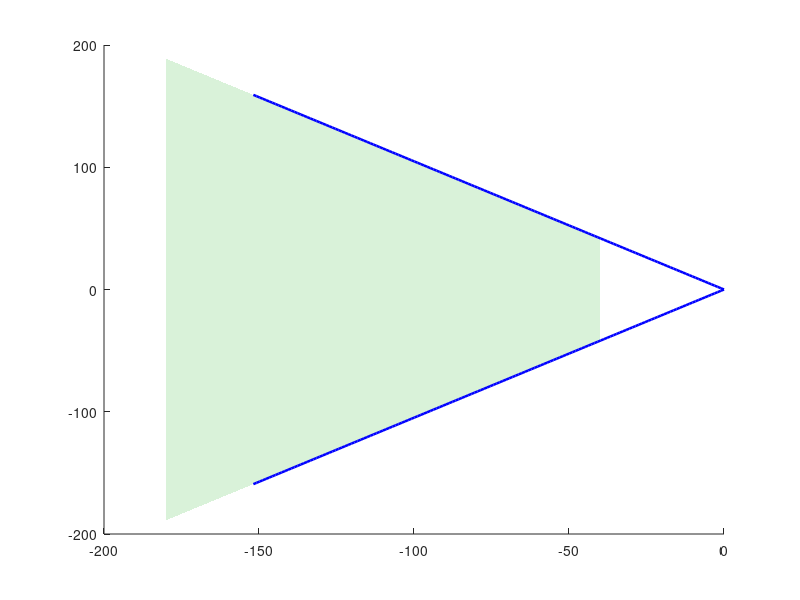

Recreate this plot in MATLAB. (Note: this script raises an error after producing the figure.)
%% Trabajo de Laboratorio Integrador - Sistemas de Control
% TP de Laboratorio 2: Segunda Parte - Control Proporcional-Integral (PI)
% Script autocontenido de cálculo analítico y diseño por Lugar de las Raíces
clear; clc; close all;

%% Rutas
script_dir = fileparts(mfilename('fullpath'));
if isempty(script_dir)
    script_dir = pwd;
end
fig_dir = fullfile(script_dir, 'figuras');
if ~exist(fig_dir, 'dir')
    mkdir(fig_dir);
end

%% =========================================================================
%% 1. MODELO DE LA PLANTA (Sin ganancia kp)
%% =========================================================================
R1 = 100e3;          % 100 kOhm
C1 = 0.1e-6;         % 0.1 uF
tau1 = R1 * C1;      % 0.01 s -> polo en -100 rad/s

R2 = 47e3;           % 47 kOhm
C2 = 0.1e-6;         % 0.1 uF
tau2 = R2 * C2;      % 0.0047 s -> polo en -212.77 rad/s

s = tf('s');
G = 1 / ((tau1 * s + 1) * (tau2 * s + 1));

disp('=== FUNCIÓN DE TRANSFERENCIA DE LA PLANTA G(s) ===');
G

%% =========================================================================
%% 2. PUNTO 1: CONDICIONES DE ESTABILIDAD (ROUTH-HURWITZ)
%% =========================================================================
% Ecuación característica de lazo cerrado:
% s*(tau1*s+1)*(tau2*s+1) + (kp*s + ki) = 0
% a3*s^3 + a2*s^2 + a1*s + a0 = 0
% a3 = tau1*tau2 = 4.7e-5
% a2 = tau1 + tau2 = 0.0147
% a1 = 1 + kp
% a0 = ki
%
% Criterio de Routh:
% s^3 | a3                 a1
% s^2 | a2                 a0
% s^1 | (a2*a1 - a3*a0)/a2 0
% s^0 | a0
%
% Condiciones:
% 1) a0 > 0                   => ki > 0
% 2) (a2*a1 - a3*a0)/a2 > 0   => ki < (a2/a3)*(1 + kp)
slope_routh = (tau1 + tau2) / (tau1 * tau2);

fprintf('\n=== PUNTO 1: CONDICIONES DE ESTABILIDAD (ROUTH) ===\n');
fprintf('Condición 1: ki > 0\n');
fprintf('Condición 2: ki < %.2f * (1 + kp)\n', slope_routh);
fprintf('Para kp > 0, cualquier ki en ese rango asegura estabilidad en lazo cerrado.\n');

%% =========================================================================
%% 3. PUNTO 2: DISEÑO DEL PI CON EL LUGAR DE LAS RAÍCES
%% =========================================================================

%% 2.a: Especificaciones en el plano s
PO_max = 5;
xi_min = -log(PO_max / 100) / sqrt(pi^2 + (log(PO_max / 100))^2);
Ts_max = 0.10;
sigma_min = 4 / Ts_max; % 40 rad/s
theta_rad = acos(xi_min);

fprintf('\n=== PUNTO 2.a: REQUISITOS EN EL PLANO s ===\n');
fprintf('xi minimo para PO <= 5%%:          %.4f (~0.69)\n', xi_min);
fprintf('sigma minimo (xi*wn) para Ts<=0.1s: %.2f rad/s\n', sigma_min);

% Grafico de la region de polos dominantes en el plano s
fig2a = figure('Name', 'Punto 2.a: Region admisible en el plano s', 'Position', [100, 100, 700, 480], 'Visible', 'off');
hold on;
sig_grid = linspace(-180, -sigma_min, 300);
w_top = -sig_grid * tan(theta_rad);
w_bot =  sig_grid * tan(theta_rad);
fill([sig_grid, fliplr(sig_grid)], [w_bot, fliplr(w_top)], [0.85 0.95 0.85], ...
    'EdgeColor', 'none', 'DisplayName', 'Región admisible');

r_line = linspace(0, 220, 150);
plot(-r_line*cos(theta_rad),  r_line*sin(theta_rad), 'b-', 'LineWidth', 1.8, ...
    'DisplayName', sprintf('Límite PO \\leq 5%%%% (\\xi = %.2f, \\theta = %.1f^\\circ)', xi_min, rad2deg(theta_rad)));
plot(-r_line*cos(theta_rad), -r_line*sin(theta_rad), 'b-', 'LineWidth', 1.8, 'HandleVisibility', 'off');
xline(-sigma_min, 'r--', 'LineWidth', 1.8, ...
    'DisplayName', sprintf('Límite T_s \\leq 0.10 s (\\xi\\omega_n \\geq %d rad/s)', sigma_min));
yline(0, 'k-', 'LineWidth', 0.8, 'HandleVisibility', 'off');
xline(0, 'k-', 'LineWidth', 0.8, 'HandleVisibility', 'off');
grid on;
xlim([-180, 40]);
ylim([-150, 150]);
title('Región de polos dominantes en el plano s (Punto 2.a)');
xlabel('Eje Real \sigma (1/s)');
ylabel('Eje Imaginario j\omega (rad/s)');
legend('Location', 'southwest');

text(-sigma_min - 3, 110, '\xi\omega_n = 40', 'Color', 'r', 'FontWeight', 'bold', 'HorizontalAlignment', 'right');
text(-120, 125, 'Cono \xi \geq 0.69', 'Color', 'b', 'FontWeight', 'bold');
text(-120, 20, {'Región', 'admisible'}, 'Color', [0 0.5 0], 'FontWeight', 'bold', 'HorizontalAlignment', 'center');

saveas(fig2a, fullfile(fig_dir, 'pi_punto2a_region_s.png'));
close(fig2a);

%% 2.b: Centro de las asintotas sigma_a en funcion de z
% Polos de L(s) = Gc(s)*G(s): 0, -100, -212.766 rad/s (n = 3)
% Ceros de L(s): -z (m = 1)
% Exceso de polos sobre ceros: n - m = 3 - 1 = 2
% Angulos de las asintotas:
%   phi_k = (2*k + 1)*180° / (n - m) = (2*k + 1)*180° / 2
%   k = 0 => phi_0 = 90°
%   k = 1 => phi_1 = 270° = -90°
% Al ser los angulos exactamente +-90°, las asintotas son estrictamente verticales.
%
% Centro de asintotas:
% sigma_a = (suma_polos - suma_ceros) / (n - m)
% sigma_a = (0 - 100 - 212.766 - (-z)) / 2 = (z - 312.766) / 2
% Condicion: sigma_a < -40 rad/s => z < 312.766 - 80 = 232.766 rad/s
z_max_asintota = 312.766 - 80;

fprintf('\n=== PUNTO 2.b: ASINTOTAS DEL LUGAR DE LAS RAICES ===\n');
fprintf('Numero de polos n = 3, ceros m = 1 => n - m = 2\n');
fprintf('Angulos de asintotas: phi = +-90° (estrictamente verticales)\n');
fprintf('Centro de asintotas: sigma_a(z) = (z - 312.77) / 2\n');
fprintf('Para que sigma_a quede a la izquierda de -40 rad/s: z < %.2f rad/s\n', z_max_asintota);


%% 2.c: Elección de z y diseño con xi = 0.69
% Análisis de la ubicación del cero z:
% Caso 1 (z < 100 rad/s, ej: z = 50 rad/s):
%   El segmento [-z, 0] = [-50, 0] pertenece al LGR. La rama que parte de s = 0
%   termina en s = -z, atrapando un polo real lento cerca del origen (ej: s ~= -35 rad/s).
%   Esto viola la cota Ts <= 0.10 s (da Ts > 0.11 s).
% Caso 2 (z > 100 rad/s, ej: z = 120 rad/s):
%   El segmento [-100, 0] pertenece al LGR; las ramas de 0 y -100 colisionan y
%   emergen al plano complejo formando el par dominante. La rama de -212.8 rad/s
%   termina en el cero -120 rad/s, quedando el polo real confinado a la izquierda
%   de -120 rad/s (más rápido que la cota -40 rad/s).

% --- Figura Comparativa: Elección de z (z = 50 vs z = 120 rad/s) ---
z_lento = 50;
L_lento = ((s + z_lento) / s) * G;
z_pi = 120;
L_unit = ((s + z_pi) / s) * G;

fig_comp_z = figure('Name', 'Comparación de ubicación del cero z', 'Position', [100, 100, 950, 420], 'Visible', 'off');

subplot(1, 2, 1);
rlocus(L_lento);
hold on;
sgrid(0.69, []);
xline(-sigma_min, 'k--', 'LineWidth', 1.2);
xlim([-250, 10]);
ylim([-150, 150]);
title('Caso z = 50 rad/s < 100 rad/s');
xlabel('Eje Real (1/s)');
ylabel('Eje Imaginario (rad/s)');
grid on;
% Polo con kp = 0.84 en z = 50
T_lento_test = feedback(0.84 * L_lento, 1);
p_lento_test = pole(T_lento_test);
plot(real(p_lento_test), imag(p_lento_test), 'rs', 'MarkerFaceColor', 'r', 'MarkerSize', 6);
text(-48, 25, 'Polo lento en [-z, 0]', 'Color', 'r', 'FontSize', 9, 'FontWeight', 'bold');

subplot(1, 2, 2);
rlocus(L_unit);
hold on;
sgrid(0.69, []);
xline(-sigma_min, 'k--', 'LineWidth', 1.2);
xlim([-250, 10]);
ylim([-150, 150]);
title('Caso seleccionado: z = 120 rad/s > 100 rad/s');
xlabel('Eje Real (1/s)');
ylabel('Eje Imaginario (rad/s)');
grid on;
T_120_test = feedback(0.84 * L_unit, 1);
p_120_test = pole(T_120_test);
plot(real(p_120_test), imag(p_120_test), 'ro', 'MarkerFaceColor', 'r', 'MarkerSize', 6);
text(-120, 100, 'Par complejo dominante', 'Color', 'r', 'FontSize', 9, 'FontWeight', 'bold');

sgtitle('Influencia de la posición del cero z en el Lugar de las Raíces');
saveas(fig_comp_z, fullfile(fig_dir, 'pi_punto2_comparacion_z.png'));
close(fig_comp_z);

% Cálculo de parámetros con z = 120 rad/s
sigma_a = (z_pi - 312.766) / 2; % -96.38 rad/s

% Gráfico del Lugar de las Raíces con diseño y cotas
fig_lgr = figure('Name', 'Punto 2: LGR con PI (z = 120)', 'Visible', 'off');
rlocus(L_unit);
hold on;
sgrid([0.69, 0.75], []);
xline(-sigma_min, 'k--', 'LineWidth', 1.2, 'DisplayName', '\sigma = -40 s^{-1} (T_s \le 0.10 s)');
xline(sigma_a, 'm:', 'LineWidth', 1.2, 'DisplayName', sprintf('\\sigma_a = %.1f s^{-1}', sigma_a));
title(sprintf('Lugar de las Raíces con controlador PI (z = %d rad/s)', z_pi));
xlabel('Eje Real (1/s)');
ylabel('Eje Imaginario (rad/s)');
grid on;

% En xi = 0.69 sobre la rama dominante:
kp_ini = 0.84;
ki_ini = kp_ini * z_pi; % 100.8

T_ini = feedback(kp_ini * L_unit, 1);
info_ini = stepinfo(T_ini);
[wn_ini, xi_ini, p_ini] = damp(T_ini);
idx_c = find(abs(imag(p_ini)) > 1e-3);

% Ajuste a xi = 0.75 para contrarrestar el cero:
kp_aj = 0.68;
ki_aj = kp_aj * z_pi; % 81.6
T_aj = feedback(kp_aj * L_unit, 1);
info_aj = stepinfo(T_aj);
[wn_aj, xi_aj, p_aj] = damp(T_aj);

fprintf('\n=== PUNTO 2.c: DISEÑO INICIAL (z = %d, xi = 0.69) ===\n', z_pi);
fprintf('kp inicial:                     %.2f\n', kp_ini);
fprintf('ki inicial:                     %.2f rad/s\n', ki_ini);
fprintf('Polos en lazo cerrado:          %.1f +- %.1fj,  %.1f rad/s\n', ...
    real(p_ini(idx_c(1))), imag(p_ini(idx_c(1))), real(p_ini(3)));
fprintf('Sobrepaso obtenido (PO):        %.2f %%  (Especificación: <= 5 %%)\n', info_ini.Overshoot);
fprintf('Tiempo de establecimiento (Ts): %.4f s (%.2f ms)\n', info_ini.SettlingTime, info_ini.SettlingTime*1e3);

% Marcamos polos iniciales y ajustados en el gráfico de LGR
plot(real(p_ini), imag(p_ini), 'r*', 'MarkerSize', 8, 'LineWidth', 1.5, ...
    'DisplayName', sprintf('k_p = %.2f (\\xi = 0.69, PO = %.1f %%)', kp_ini, info_ini.Overshoot));
plot(real(p_aj), imag(p_aj), 'bd', 'MarkerFaceColor', 'b', 'MarkerSize', 6, ...
    'DisplayName', sprintf('k_p = %.2f (\\xi = 0.75, PO = %.1f %%)', kp_aj, info_aj.Overshoot));
legend('Location', 'northwest');
saveas(fig_lgr, fullfile(fig_dir, 'pi_punto2_lgr.png'));
close(fig_lgr);

%% 2.d: Verificación y ajuste de kp por el cero de lazo cerrado
% El sobrepaso es de 6.79 % (supera el 5 %) porque la FT de lazo cerrado T(s)
% retiene el cero en s = -z = -120 rad/s en el numerador.
% Construimos el modelo canónico de segundo orden sin cero para comparar el efecto:
wn_dom = wn_ini(idx_c(1));
xi_dom = xi_ini(idx_c(1));
T_proto = tf(wn_dom^2, [1, 2*xi_dom*wn_dom, wn_dom^2]);
info_proto = stepinfo(T_proto);

y_inf_aj = dcgain(T_aj);
ess_aj = 1 - y_inf_aj;

fprintf('\n=== PUNTO 2.d: EFECTO DEL CERO Y AJUSTE DE kp ===\n');
fprintf('Prototipo 2do orden sin cero (xi=0.69): PO = %.2f %%\n', info_proto.Overshoot);
fprintf('Sistema PI real con kp=0.84 (con cero): PO = %.2f %%\n', info_ini.Overshoot);
fprintf('kp ajustado:                    %.2f\n', kp_aj);
fprintf('ki ajustado:                    %.2f rad/s\n', ki_aj);
fprintf('Sobrepaso ajustado (PO):        %.2f %%  (CUMPLE <= 5 %%)\n', info_aj.Overshoot);
fprintf('Tiempo de estab. ajustado (Ts): %.4f s (%.2f ms)  (CUMPLE <= 0.10 s)\n', info_aj.SettlingTime, info_aj.SettlingTime*1e3);
fprintf('Error estacionario (ess):       %.4f  (CUMPLE = 0)\n', ess_aj);

% --- Figura: Demostración del Efecto del Cero en Lazo Cerrado ---
fig_cero = figure('Name', 'Efecto del Cero de Lazo Cerrado', 'Visible', 'off');
t_cero = linspace(0, 0.10, 2000);
[y_proto, t_p] = step(T_proto, t_cero);
[y_ini_c, ~]   = step(T_ini, t_cero);
[y_aj_c, ~]    = step(T_aj, t_cero);

plot(t_p*1e3, y_proto, 'k--', 'LineWidth', 1.5, ...
    'DisplayName', sprintf('Prototipo 2^{do} orden sin cero (\\xi = 0.69, PO = %.2f %%)', info_proto.Overshoot));
hold on;
plot(t_p*1e3, y_ini_c, 'r-', 'LineWidth', 1.8, ...
    'DisplayName', sprintf('Sistema PI k_p = 0.84 (con cero z = 120, PO = %.2f %%)', info_ini.Overshoot));
plot(t_p*1e3, y_aj_c, 'b-.', 'LineWidth', 1.8, ...
    'DisplayName', sprintf('Sistema PI compensado k_p = 0.68 (PO = %.2f %%)', info_aj.Overshoot));
yline(1.0, 'k:');
yline(1.05, 'm:', 'LineWidth', 1.1, 'DisplayName', 'Límite PO = 5%');
grid on;
title('Efecto del cero de lazo cerrado sobre el sobrepaso transitorio');
xlabel('Tiempo (ms)');
ylabel('Tensión de salida y(t) [V]');
legend('Location', 'southeast');
saveas(fig_cero, fullfile(fig_dir, 'pi_punto2_efecto_cero.png'));
close(fig_cero);

%% =========================================================================
%% 4. PUNTO 3: IMPLEMENTACIÓN ANALÓGICA CON OP-AMPS (FIGS. 3 Y 4)
%% =========================================================================
% 3.a: Etapa PI inversora (Figura 3)
% V_o1(s) / V_i(s) = - Z_f(s) / Z_in(s)
% Z_in(s) = RPI1
% Z_f(s)  = RPI2 + 1 / (CPI * s)
% V_o1(s) / V_i(s) = - (RPI2 / RPI1 + 1 / (RPI1 * CPI * s))
% Por lo tanto:
% kp = RPI2 / RPI1
% ki = 1 / (RPI1 * CPI)
% z  = ki / kp = 1 / (RPI2 * CPI)

% 3.b: Inversor de ganancia -1 (Figura 4) y dimensionamiento comercial E24:
% Se utiliza un amplificador inversor con RINV1 = RINV2 para cancelar el signo menos.
% Consigna: CPI = 0.1 uF.
% Con z = 120 rad/s:
% RPI2 = 1 / (z * CPI) = 1 / (120 * 0.1e-6) = 83.33 kOhm -> RPI2 = 82 kOhm (E24)
% Con kp = 0.68:
% RPI1 = RPI2 / kp = 82 kOhm / 0.68 = 120.58 kOhm -> RPI1 = 120 kOhm (E24)
% Inversor:
% RINV1 = 10 kOhm, RINV2 = 10 kOhm (E24)
CPI_com   = 0.1e-6;   % 0.1 uF
RPI2_com  = 82e3;     % 82 kOhm (E24)
RPI1_com  = 120e3;    % 120 kOhm (E24)
RINV1_com = 10e3;     % 10 kOhm (E24)
RINV2_com = 10e3;     % 10 kOhm (E24)

kp_com = RPI2_com / RPI1_com;          % 82 / 120 = 0.6833
ki_com = 1 / (RPI1_com * CPI_com);     % 1 / (120k * 0.1u) = 83.33 rad/s
z_com  = 1 / (RPI2_com * CPI_com);     % 1 / (82k * 0.1u) = 121.95 rad/s

Gc_com = (kp_com * s + ki_com) / s;
T_com  = feedback(Gc_com * G, 1);
info_com  = stepinfo(T_com);
y_inf_com = dcgain(T_com);
ess_com   = 1 - y_inf_com;

fprintf('\n=== PUNTO 3: COMPONENTES COMERCIALES E24 ===\n');
fprintf('RPI1 = %d kOhm, RPI2 = %d kOhm, CPI = %.1f uF\n', RPI1_com/1e3, RPI2_com/1e3, CPI_com*1e6);
fprintf('RINV1 = %d kOhm, RINV2 = %d kOhm (Ganancia -1)\n', RINV1_com/1e3, RINV2_com/1e3);
fprintf('Valores efectivos: kp = %.4f, ki = %.2f rad/s, z = %.2f rad/s\n', kp_com, ki_com, z_com);
fprintf('Sobrepaso efectivo (PO):        %.2f %%  (<= 5 %%)\n', info_com.Overshoot);
fprintf('Tiempo de estab. efectivo (Ts): %.4f s (%.2f ms)  (<= 0.10 s)\n', info_com.SettlingTime, info_com.SettlingTime*1e3);
fprintf('Error estacionario (ess):       %.4f  (= 0)\n', ess_com);

% Gráfico de la respuesta al escalón: Diseño continuo vs Comercial E24
fig_step = figure('Name', 'Punto 3: Respuesta al escalón E24', 'Visible', 'off');
t_sim = linspace(0, 0.12, 3000);
[y_aj, ~]  = step(T_aj, t_sim);
[y_c, t_out] = step(T_com, t_sim);

plot(t_out*1e3, y_aj, 'b--', 'LineWidth', 1.6, ...
    'DisplayName', sprintf('Continuo k_p = 0.68 (PO = %.2f %%, T_s = %.1f ms)', info_aj.Overshoot, info_aj.SettlingTime*1e3));
hold on;
plot(t_out*1e3, y_c, 'k-', 'LineWidth', 2.0, ...
    'DisplayName', sprintf('E24: R_{PI1}=120k, R_{PI2}=82k (PO = %.2f %%, T_s = %.1f ms)', info_com.Overshoot, info_com.SettlingTime*1e3));
yline(1.0, 'k:');
yline(1.02, 'g:', 'LineWidth', 1.0, 'DisplayName', 'Banda \pm 2%');
yline(0.98, 'g:', 'LineWidth', 1.0, 'HandleVisibility', 'off');
xline(info_com.SettlingTime*1e3, 'r:', 'LineWidth', 1.2, ...
    'DisplayName', sprintf('T_s = %.1f ms', info_com.SettlingTime*1e3));
grid on;
title('Respuesta al escalón: Controlador continuo vs Implementación E24');
xlabel('Tiempo (ms)');
ylabel('Tensión de salida y(t) [V]');
legend('Location', 'southeast');
saveas(fig_step, fullfile(fig_dir, 'pi_punto3_escalon_e24.png'));
close(fig_step);

fprintf('\nFiguras guardadas en %s:\n', fig_dir);
fprintf('- pi_punto2_comparacion_z.png\n');
fprintf('- pi_punto2_lgr.png\n');
fprintf('- pi_punto2_efecto_cero.png\n');
fprintf('- pi_punto3_escalon_e24.png\n');
